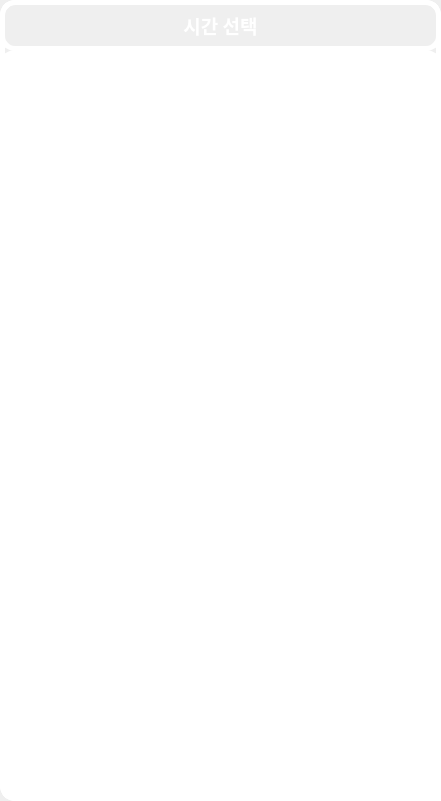
             <widget class="QFrame" name="frame_8">
              <property name="geometry">
               <rect>
                <x>60</x>
                <y>40</y>
                <width>441</width>
                <height>801</height>
               </rect>
              </property>
              <property name="styleSheet">
               <string notr="true">QFrame{    
	background-repeat : no-repeat;
	background-position: center;
	border: 5px solid rgb(255, 255, 255);
	border-radius: 15px;
}
</string>
              </property>
              <property name="frameShape">
               <enum>QFrame::NoFrame</enum>
              </property>
              <property name="frameShadow">
               <enum>QFrame::Raised</enum>
              </property>
              <widget class="QLabel" name="label_18">
               <property name="geometry">
                <rect>
                 <x>220</x>
                 <y>760</y>
                 <width>161</width>
                 <height>51</height>
                </rect>
               </property>
               <property name="font">
                <font>
                 <family>LG Smart UI Bold</family>
                 <pointsize>20</pointsize>
                 <weight>75</weight>
                 <bold>true</bold>
                </font>
               </property>
               <property name="styleSheet">
                <string notr="true">color: rgb(255, 255, 255);</string>
               </property>
               <property name="text">
                <string>강수량</string>
               </property>
               <property name="alignment">
                <set>Qt::AlignCenter</set>
               </property>
              </widget>
              <widget class="QTextEdit" name="rainfallText_9">
               <property name="geometry">
                <rect>
                 <x>390</x>
                 <y>760</y>
                 <width>161</width>
                 <height>51</height>
                </rect>
               </property>
               <property name="font">
                <font>
                 <pointsize>17</pointsize>
                 <weight>75</weight>
                 <bold>true</bold>
                </font>
               </property>
               <property name="styleSheet">
                <string notr="true">color: rgb(255, 255, 255);</string>
               </property>
               <property name="placeholderText">
                <string>강수량</string>
               </property>
              </widget>
              <widget class="QTextEdit" name="rainfallText_10">
               <property name="geometry">
                <rect>
                 <x>870</x>
                 <y>760</y>
                 <width>71</width>
                 <height>51</height>
                </rect>
               </property>
               <property name="font">
                <font>
                 <pointsize>17</pointsize>
                 <weight>75</weight>
                 <bold>true</bold>
                </font>
               </property>
               <property name="styleSheet">
                <string notr="true">color: rgb(255, 255, 255);</string>
               </property>
               <property name="placeholderText">
                <string>시간</string>
               </property>
              </widget>
              <widget class="QLabel" name="label_19">
               <property name="geometry">
                <rect>
                 <x>700</x>
                 <y>760</y>
                 <width>161</width>
                 <height>51</height>
                </rect>
               </property>
               <property name="font">
                <font>
                 <family>LG Smart UI Bold</family>
                 <pointsize>20</pointsize>
                 <weight>75</weight>
                 <bold>true</bold>
                </font>
               </property>
               <property name="styleSheet">
                <string notr="true">color: rgb(255, 255, 255);</string>
               </property>
               <property name="text">
                <string>시간</string>
               </property>
               <property name="alignment">
                <set>Qt::AlignCenter</set>
               </property>
              </widget>
              <widget class="QPushButton" name="pushButton_5">
               <property name="geometry">
                <rect>
                 <x>1000</x>
                 <y>750</y>
                 <width>101</width>
                 <height>61</height>
                </rect>
               </property>
               <property name="font">
                <font>
                 <family>나눔스퀘어_ac Bold</family>
                 <pointsize>28</pointsize>
                 <weight>75</weight>
                 <bold>true</bold>
                </font>
               </property>
               <property name="styleSheet">
                <string notr="true">color: rgb(255, 255, 255);</string>
               </property>
               <property name="text">
                <string>전송</string>
               </property>
              </widget>
              <widget class="QFrame" name="frame_circle_10">
               <property name="geometry">
                <rect>
                 <x>1330</x>
                 <y>320</y>
                 <width>195</width>
                 <height>149</height>
                </rect>
               </property>
               <property name="minimumSize">
                <size>
                 <width>50</width>
                 <height>50</height>
                </size>
               </property>
               <property name="maximumSize">
                <size>
                 <width>250</width>
                 <height>250</height>
                </size>
               </property>
               <property name="sizeIncrement">
                <size>
                 <width>250</width>
                 <height>0</height>
                </size>
               </property>
               <property name="styleSheet">
                <string notr="true">QFrame{
	border: 5px solid rgb(80, 80,80);
	border-radius: 50px;
}
</string>
               </property>
               <property name="frameShape">
                <enum>QFrame::NoFrame</enum>
               </property>
               <property name="frameShadow">
                <enum>QFrame::Raised</enum>
               </property>
               <layout class="QVBoxLayout" name="verticalLayout_16">
                <property name="spacing">
                 <number>10</number>
                </property>
                <property name="leftMargin">
                 <number>10</number>
                </property>
                <property name="topMargin">
                 <number>50</number>
                </property>
                <property name="rightMargin">
                 <number>10</number>
                </property>
                <property name="bottomMargin">
                 <number>50</number>
                </property>
                <item>
                 <widget class="QLabel" name="punp2_label_6">
                  <property name="font">
                   <font>
                    <family>LG Smart UI Bold</family>
                    <pointsize>30</pointsize>
                    <weight>75</weight>
                    <bold>true</bold>
                   </font>
                  </property>
                  <property name="styleSheet">
                   <string notr="true">border: none;
color: rgb(80, 80, 80);</string>
                  </property>
                  <property name="text">
                   <string>OFF</string>
                  </property>
                  <property name="alignment">
                   <set>Qt::AlignCenter</set>
                  </property>
                 </widget>
                </item>
               </layout>
              </widget>
              <widget class="QLabel" name="label_20">
               <property name="geometry">
                <rect>
                 <x>1340</x>
                 <y>500</y>
                 <width>191</width>
                 <height>51</height>
                </rect>
               </property>
               <property name="font">
                <font>
                 <family>LG Smart UI Bold</family>
                 <pointsize>20</pointsize>
                 <weight>75</weight>
                 <bold>true</bold>
                </font>
               </property>
               <property name="styleSheet">
                <string notr="true">color: rgb(255, 255, 255);</string>
               </property>
               <property name="text">
                <string>예측 수위</string>
               </property>
               <property name="alignment">
                <set>Qt::AlignCenter</set>
               </property>
              </widget>
              <widget class="QLabel" name="label_24">
               <property name="geometry">
                <rect>
                 <x>0</x>
                 <y>0</y>
                 <width>441</width>
                 <height>51</height>
                </rect>
               </property>
               <property name="font">
                <font>
                 <family>나눔고딕</family>
                 <pointsize>14</pointsize>
                 <weight>75</weight>
                 <bold>true</bold>
                </font>
               </property>
               <property name="styleSheet">
                <string notr="true">color: rgb(255, 255, 255);</string>
               </property>
               <property name="text">
                <string>시간 선택</string>
               </property>
               <property name="alignment">
                <set>Qt::AlignCenter</set>
               </property>
              </widget>
              <widget class="QListWidget" name="listWidget_time">
               <property name="geometry">
                <rect>
                 <x>0</x>
                 <y>50</y>
                 <width>441</width>
                 <height>751</height>
                </rect>
               </property>
               <property name="font">
                <font>
                 <family>Piboto Condensed</family>
                 <pointsize>18</pointsize>
                 <weight>50</weight>
                 <bold>false</bold>
                </font>
               </property>
               <property name="layoutDirection">
                <enum>Qt::LeftToRight</enum>
               </property>
               <property name="styleSheet">
                <string notr="true">color: rgb(255, 255, 255);</string>
               </property>
               <property name="verticalScrollBarPolicy">
                <enum>Qt::ScrollBarAsNeeded</enum>
               </property>
               <property name="horizontalScrollBarPolicy">
                <enum>Qt::ScrollBarAlwaysOff</enum>
               </property>
               <item>
                <property name="text">
                 <string>00:00:10</string>
                </property>
                <property name="font">
                 <font>
                  <weight>75</weight>
                  <bold>true</bold>
                 </font>
                </property>
               </item>
               <item>
                <property name="text">
                 <string>00:00:30</string>
                </property>
               </item>
               <item>
                <property name="text">
                 <string>00:00:45</string>
                </property>
               </item>
               <item>
                <property name="text">
                 <string>00:01:00</string>
                </property>
               </item>
               <item>
                <property name="text">
                 <string>00:05:00</string>
                </property>
               </item>
               <item>
                <property name="text">
                 <string>00:10:00</string>
                </property>
               </item>
               <item>
                <property name="text">
                 <string>00:30:00</string>
                </property>
               </item>
               <item>
                <property name="text">
                 <string>00:45:00</string>
                </property>
               </item>
               <item>
                <property name="text">
                 <string>01:00:00</string>
                </property>
               </item>
               <item>
                <property name="text">
                 <string>03:00:00</string>
                </property>
               </item>
               <item>
                <property name="text">
                 <string>06:00:00</string>
                </property>
               </item>
               <item>
                <property name="text">
                 <string>09:00:00</string>
                </property>
               </item>
               <item>
                <property name="text">
                 <string>12:00:00</string>
                </property>
               </item>
              </widget>
             </widget>
